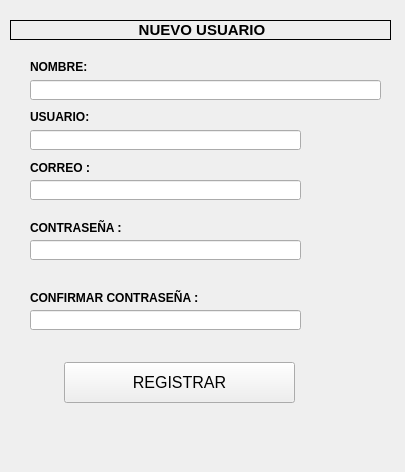
<?xml version="1.0" encoding="UTF-8"?>
<ui version="4.0">
 <class>NuevoUsuario</class>
 <widget class="QWidget" name="NuevoUsuario">
  <property name="geometry">
   <rect>
    <x>0</x>
    <y>0</y>
    <width>405</width>
    <height>472</height>
   </rect>
  </property>
  <property name="windowTitle">
   <string>NUEVO USUARIO</string>
  </property>
  <widget class="QLabel" name="label">
   <property name="geometry">
    <rect>
     <x>10</x>
     <y>20</y>
     <width>381</width>
     <height>20</height>
    </rect>
   </property>
   <property name="frameShape">
    <enum>QFrame::Box</enum>
   </property>
   <property name="text">
    <string>&lt;html&gt;&lt;head/&gt;&lt;body&gt;&lt;p align=&quot;center&quot;&gt;&lt;span style=&quot; font-size:11pt; font-weight:600;&quot;&gt;NUEVO USUARIO&lt;/span&gt;&lt;/p&gt;&lt;/body&gt;&lt;/html&gt;</string>
   </property>
  </widget>
  <widget class="QLabel" name="label_2">
   <property name="geometry">
    <rect>
     <x>30</x>
     <y>60</y>
     <width>61</width>
     <height>13</height>
    </rect>
   </property>
   <property name="text">
    <string>&lt;html&gt;&lt;head/&gt;&lt;body&gt;&lt;p&gt;&lt;span style=&quot; font-weight:600;&quot;&gt;NOMBRE:&lt;/span&gt;&lt;/p&gt;&lt;/body&gt;&lt;/html&gt;</string>
   </property>
  </widget>
  <widget class="QLineEdit" name="NombreLine">
   <property name="geometry">
    <rect>
     <x>30</x>
     <y>80</y>
     <width>351</width>
     <height>20</height>
    </rect>
   </property>
  </widget>
  <widget class="QLabel" name="label_3">
   <property name="geometry">
    <rect>
     <x>30</x>
     <y>110</y>
     <width>61</width>
     <height>13</height>
    </rect>
   </property>
   <property name="text">
    <string>&lt;html&gt;&lt;head/&gt;&lt;body&gt;&lt;p&gt;&lt;span style=&quot; font-weight:600;&quot;&gt;USUARIO:&lt;/span&gt;&lt;/p&gt;&lt;/body&gt;&lt;/html&gt;</string>
   </property>
  </widget>
  <widget class="QLineEdit" name="UsuarioLine">
   <property name="geometry">
    <rect>
     <x>30</x>
     <y>130</y>
     <width>271</width>
     <height>20</height>
    </rect>
   </property>
  </widget>
  <widget class="QLineEdit" name="CorreoLine">
   <property name="geometry">
    <rect>
     <x>30</x>
     <y>180</y>
     <width>271</width>
     <height>20</height>
    </rect>
   </property>
  </widget>
  <widget class="QLabel" name="label_4">
   <property name="geometry">
    <rect>
     <x>30</x>
     <y>160</y>
     <width>61</width>
     <height>13</height>
    </rect>
   </property>
   <property name="text">
    <string>&lt;html&gt;&lt;head/&gt;&lt;body&gt;&lt;p&gt;&lt;span style=&quot; font-weight:600;&quot;&gt;CORREO &lt;/span&gt;&lt;span style=&quot; font-size:10pt; font-weight:600;&quot;&gt;:&lt;/span&gt;&lt;/p&gt;&lt;/body&gt;&lt;/html&gt;</string>
   </property>
  </widget>
  <widget class="QLabel" name="label_5">
   <property name="geometry">
    <rect>
     <x>30</x>
     <y>220</y>
     <width>91</width>
     <height>16</height>
    </rect>
   </property>
   <property name="text">
    <string>&lt;html&gt;&lt;head/&gt;&lt;body&gt;&lt;p&gt;&lt;span style=&quot; font-weight:600;&quot;&gt;CONTRASEÑA &lt;/span&gt;&lt;span style=&quot; font-size:10pt; font-weight:600;&quot;&gt;:&lt;/span&gt;&lt;/p&gt;&lt;/body&gt;&lt;/html&gt;</string>
   </property>
  </widget>
  <widget class="QLineEdit" name="PasswordLine">
   <property name="geometry">
    <rect>
     <x>30</x>
     <y>240</y>
     <width>271</width>
     <height>20</height>
    </rect>
   </property>
   <property name="echoMode">
    <enum>QLineEdit::Password</enum>
   </property>
  </widget>
  <widget class="QLabel" name="label_6">
   <property name="geometry">
    <rect>
     <x>30</x>
     <y>290</y>
     <width>171</width>
     <height>16</height>
    </rect>
   </property>
   <property name="text">
    <string>&lt;html&gt;&lt;head/&gt;&lt;body&gt;&lt;p&gt;&lt;span style=&quot; font-weight:600;&quot;&gt;CONFIRMAR CONTRASEÑA &lt;/span&gt;&lt;span style=&quot; font-size:10pt; font-weight:600;&quot;&gt;:&lt;/span&gt;&lt;/p&gt;&lt;/body&gt;&lt;/html&gt;</string>
   </property>
  </widget>
  <widget class="QLineEdit" name="PasswordLine2">
   <property name="geometry">
    <rect>
     <x>30</x>
     <y>310</y>
     <width>271</width>
     <height>20</height>
    </rect>
   </property>
   <property name="echoMode">
    <enum>QLineEdit::Password</enum>
   </property>
  </widget>
  <widget class="QPushButton" name="RegistrarBoton">
   <property name="geometry">
    <rect>
     <x>64</x>
     <y>362</y>
     <width>231</width>
     <height>41</height>
    </rect>
   </property>
   <property name="font">
    <font>
     <pointsize>12</pointsize>
    </font>
   </property>
   <property name="styleSheet">
    <string notr="true">
QPushButton:hover
{
	border-style: solid;
   	background-color:#bbdefb;

}

QPushButton:pressed
{
	 	background-color:#0069c0;
}
</string>
   </property>
   <property name="text">
    <string>REGISTRAR</string>
   </property>
   <property name="icon">
    <iconset>
     <normaloff>../assets/register.png</normaloff>../assets/register.png</iconset>
   </property>
   <property name="iconSize">
    <size>
     <width>30</width>
     <height>30</height>
    </size>
   </property>
  </widget>
 </widget>
 <resources/>
 <connections/>
</ui>
